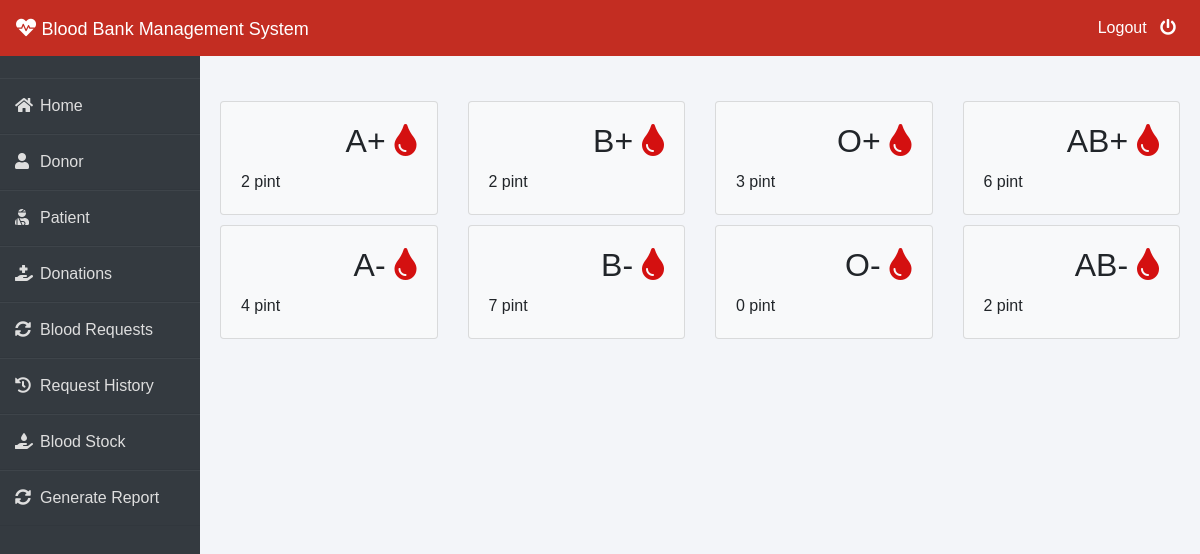
The page /admin-blood (signed in) on the database its author committed.
### blood/models.py (models this page shows, shortened)
class Stock(models.Model):
    bloodgroup=models.CharField(max_length=10)
    unit=models.PositiveIntegerField(default=0)

### blood/views.py (the view, shortened to what this page needs)
# urls.py: path('admin-blood', views.admin_blood_view,name='admin-blood'),
@login_required(login_url='adminlogin')
def admin_blood_view(request):
    dict={
        'bloodForm':forms.BloodForm(),
        'A1':models.Stock.objects.get(bloodgroup="A+"),
        'A2':models.Stock.objects.get(bloodgroup="A-"),
        'B1':models.Stock.objects.get(bloodgroup="B+"),
        'B2':models.Stock.objects.get(bloodgroup="B-"),
        'AB1':models.Stock.objects.get(bloodgroup="AB+"),
        'AB2':models.Stock.objects.get(bloodgroup="AB-"),
        'O1':models.Stock.objects.get(bloodgroup="O+"),
        'O2':models.Stock.objects.get(bloodgroup="O-"),
    }
    return render(request,'blood/admin_blood.html',context=dict)

### templates/blood/admin_blood.html (shortened to what this page needs)
{% extends 'blood/adminbase.html' %}
{% block content %}
{% load widget_tweaks %}
<br><br>
<div class="container">
    <div class="row">
      <div class="col-sm-3">
        <div class="card bg-light">
          <div class="card-body">
              <div class="blood">
                  <h2>A+ <i class="fas fa-tint"></i></h2>
              </div><br><br>
              <div>
                  {{A1.unit}} pint
              </div>
          </div>
        </div>
      </div>
      <div class="col-sm-3">
          <div class="card bg-light">
              <div class="card-body">
                  <div class="blood">
                      <h2>B+ <i class="fas fa-tint"></i></h2>
                  </div><br><br>
                  <div>
                    {{B1.unit}} pint
                  </div>
              </div>
            </div>
      </div>
      <div class="col-sm-3">
          <div class="card bg-light">
              <div class="card-body">
                  <div class="blood">
                      <h2>O+ <i class="fas fa-tint"></i></h2>
                  </div><br><br>
                  <div>
                    {{O1.unit}} pint
                  </div>
              </div>
            </div>
        </div>
        <div class="col-sm-3">
          <div class="card bg-light">
              <div class="card-body">
                  <div class="blood">
                      <h2>AB+ <i class="fas fa-tint"></i></h2>
                  </div><br><br>
                  <div>
                    {{AB1.unit}} pint
                  </div>
              </div>
            </div>
        </div>
    </div>
    <div class="row">
      <div class="col-sm-3">
        <div class="card bg-light">
          <div class="card-body">
              <div class="blood">
                  <h2>A- <i class="fas fa-tint"></i></h2>
              </div><br><br>
              <div>
                {{A2.unit}} pint
              </div>
          </div>
        </div>
      </div>
      <div class="col-sm-3">
          <div class="card bg-light">
              <div class="card-body">
                  <div class="blood">
                      <h2>B- <i class="fas fa-tint"></i></h2>
                  </div><br><br>
                  <div>
                    {{B2.unit}} pint
                  </div>
              </div>
            </div>
      </div>
      <div class="col-sm-3">
          <div class="card bg-light">
              <div class="card-body">
                  <div class="blood">
                      <h2>O- <i class="fas fa-tint"></i></h2>
                  </div><br><br>
                  <div>
                    {{O2.unit}} pint
                  </div>
              </div>
            </div>
        </div>
        <div class="col-sm-3">
          <div class="card bg-light">
              <div class="card-body">
                  <div class="blood">
                      <h2>AB- <i class="fas fa-tint"></i></h2>
                  </div><br><br>
                  <div>
                    {{AB2.unit}} pint
                  </div>
              </div>
            </div>
        </div>
    </div>
</div>
</div>
{% endblock content %}

### templates/blood/adminbase.html (style rules this page uses)
.row { padding: 5px; }
.fa-tint { color: #d41010 }
.blood { float: right; }
* { margin: 0; padding: 0; box-sizing: border-box; list-style: none; text-decoration: none; font-family: 'Josefin Sans', sans-serif; }
body { background-color: #f3f5f9; }

### rows shown on the page
Stock: unit "2"
Stock: unit "2"
Stock: unit "3"
Stock: unit "6"
Stock: unit "4"
Stock: unit "7"
Stock: unit "0"
Stock: unit "2"
